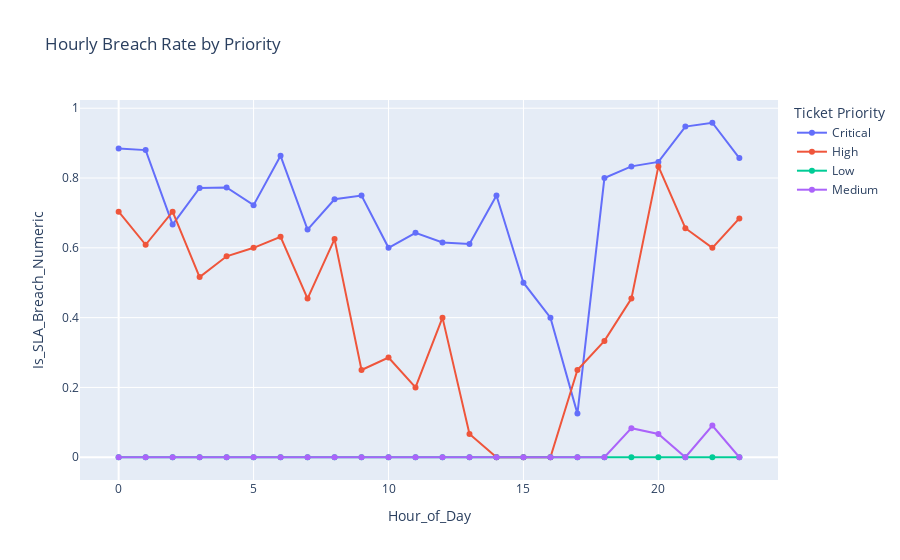

Notebook code for this chart:
### Code cell
# 2. Interactive Breach Rate by Priority Trend (Simulated Time Series for Dashboard Demo)
# Aggregating by Hour for more data points in our 3-day window
daily_trend = df_sla.groupby(['Hour_of_Day', 'Ticket Priority']).agg({'Is_SLA_Breach_Numeric': 'mean'}).reset_index()

fig_trend = px.line(daily_trend, 
                    x='Hour_of_Day', 
                    y='Is_SLA_Breach_Numeric', 
                    color='Ticket Priority', 
                    title="Hourly Breach Rate by Priority",
                    markers=True)
fig_trend.show()

### Figure 1 — Plotly figure (JSON) as saved in the notebook; plotly's stock layout.template omitted (floating-point values rounded to 4 significant figures)
{"data": [{"hovertemplate": "Ticket Priority=Critical<br>Hour_of_Day=%{x}<br>Is_SLA_Breach_Numeric=%{y}<extra></extra>", "legendgroup": "Critical", "line": {"color": "#636efa", "dash": "solid"}, "marker": {"symbol": "circle"}, "mode": "lines+markers", "name": "Critical", "orientation": "v", "showlegend": true, "type": "scatter", "x": [0, 1, 2, 3, 4, 5, 6, 7, 8, 9, 10, 11, 12, 13, 14, 15, 16, 17, 18, 19, 20, 21, 22, 23], "xaxis": "x", "y": [0.8846, 0.88, 0.6667, 0.7714, 0.7727, 0.7222, 0.8636, 0.6522, 0.7391, 0.75, 0.6, 0.6429, 0.6154, 0.6111, 0.75, 0.5, 0.4, 0.125, 0.8, 0.8333, 0.8462, 0.9474, 0.9583, 0.8571], "yaxis": "y"}, {"hovertemplate": "Ticket Priority=High<br>Hour_of_Day=%{x}<br>Is_SLA_Breach_Numeric=%{y}<extra></extra>", "legendgroup": "High", "line": {"color": "#EF553B", "dash": "solid"}, "marker": {"symbol": "circle"}, "mode": "lines+markers", "name": "High", "orientation": "v", "showlegend": true, "type": "scatter", "x": [0, 1, 2, 3, 4, 5, 6, 7, 8, 9, 10, 11, 12, 13, 14, 15, 16, 17, 18, 19, 20, 21, 22, 23], "xaxis": "x", "y": [0.7037, 0.6087, 0.7037, 0.5161, 0.5758, 0.6, 0.6316, 0.4545, 0.625, 0.25, 0.2857, 0.2, 0.4, 0.06667, 0.0, 0.0, 0.0, 0.25, 0.3333, 0.4545, 0.8333, 0.6562, 0.6, 0.6842], "yaxis": "y"}, {"hovertemplate": "Ticket Priority=Low<br>Hour_of_Day=%{x}<br>Is_SLA_Breach_Numeric=%{y}<extra></extra>", "legendgroup": "Low", "line": {"color": "#00cc96", "dash": "solid"}, "marker": {"symbol": "circle"}, "mode": "lines+markers", "name": "Low", "orientation": "v", "showlegend": true, "type": "scatter", "x": [0, 1, 2, 3, 4, 5, 6, 7, 8, 9, 10, 11, 12, 13, 14, 15, 16, 17, 18, 19, 20, 21, 22, 23], "xaxis": "x", "y": [0.0, 0.0, 0.0, 0.0, 0.0, 0.0, 0.0, 0.0, 0.0, 0.0, 0.0, 0.0, 0.0, 0.0, 0.0, 0.0, 0.0, 0.0, 0.0, 0.0, 0.0, 0.0, 0.0, 0.0], "yaxis": "y"}, {"hovertemplate": "Ticket Priority=Medium<br>Hour_of_Day=%{x}<br>Is_SLA_Breach_Numeric=%{y}<extra></extra>", "legendgroup": "Medium", "line": {"color": "#ab63fa", "dash": "solid"}, "marker": {"symbol": "circle"}, "mode": "lines+markers", "name": "Medium", "orientation": "v", "showlegend": true, "type": "scatter", "x": [0, 1, 2, 3, 4, 5, 6, 7, 8, 9, 10, 11, 12, 13, 14, 15, 16, 17, 18, 19, 20, 21, 22, 23], "xaxis": "x", "y": [0.0, 0.0, 0.0, 0.0, 0.0, 0.0, 0.0, 0.0, 0.0, 0.0, 0.0, 0.0, 0.0, 0.0, 0.0, 0.0, 0.0, 0.0, 0.0, 0.08333, 0.06667, 0.0, 0.09091, 0.0], "yaxis": "y"}], "layout": {"legend": {"title": {"text": "Ticket Priority"}, "tracegroupgap": 0}, "title": {"text": "Hourly Breach Rate by Priority"}, "xaxis": {"anchor": "y", "domain": [0, 1], "title": {"text": "Hour_of_Day"}}, "yaxis": {"anchor": "x", "domain": [0, 1], "title": {"text": "Is_SLA_Breach_Numeric"}}}}
